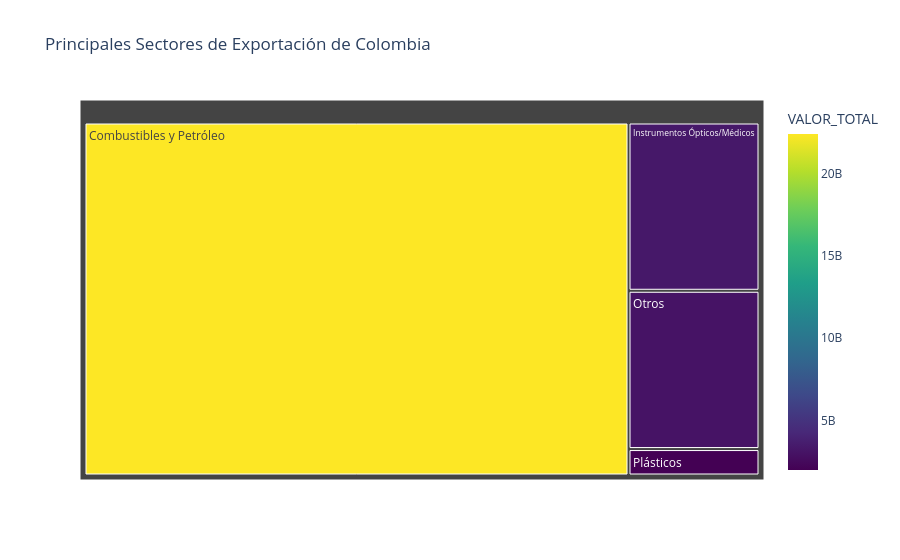
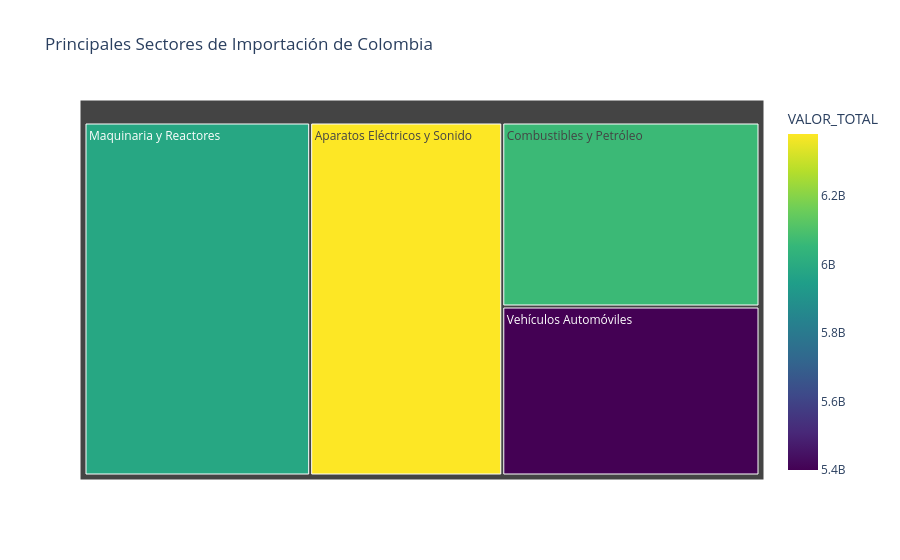

Notebook code cell kept with these figures, in order:
### Code cell
# Diccionario Básico de Capítulos (Para que se entienda el gráfico)
mapa_sectores_arancel = {
    # SECCIÓN I: Animales y sus productos
    "01": "Animales Vivos", "02": "Carnes", "03": "Pescados y Mariscos", "04": "Lácteos y Huevos", "05": "Otros Prod. Animales",
    
    # SECCIÓN II: Vegetales y Frutos (CLAVE COLOMBIA)
    "06": "Plantas y Flores", "07": "Hortalizas", "08": "Frutas y Frutos", "09": "Café, Té y Especias", "10": "Cereales", 
    "11": "Molinería", "12": "Semillas Oleaginosas", "13": "Gomas y Resinas", "14": "Materias Trenzables",
    
    # SECCIÓN III y IV: Grasas y Alimentos Procesados
    "15": "Grasas y Aceites", "16": "Prep. de Carne/Pescado", "17": "Azúcares", "18": "Cacao", "19": "Prep. Cereales/Harina",
    "20": "Prep. Legumbres/Frutas", "21": "Prep. Alimenticias Diversas", "22": "Bebidas y Alcohol", "23": "Alimento Animal", "24": "Tabaco",
    
    # SECCIÓN V: Minerales (EL MOTOR DE EXPORTACIÓN)
    "25": "Sal, Azufre y Tierras", "26": "Minerales Metalíferos", "27": "Combustibles y Petróleo",
    
    # SECCIÓN VI y VII: Química y Plásticos
    "28": "Química Inorgánica", "29": "Química Orgánica", "30": "Farmacéuticos", "31": "Abonos/Fertilizantes", 
    "32": "Extractos Curtientes/Tintes", "33": "Cosméticos/Perfumería", "34": "Jabones y Ceras", "38": "Prod. Químicos Diversos",
    "39": "Plásticos", "40": "Caucho",
    
    # SECCIÓN VIII a X: Pieles, Madera y Papel
    "41": "Pieles y Cueros", "44": "Madera", "47": "Pasta de Madera", "48": "Papel y Cartón", "49": "Libros y Prensa",
    
    # SECCIÓN XI: Textiles y Confecciones
    "50": "Seda", "51": "Lana", "52": "Algodón", "61": "Prendas de Vestir (Punto)", "62": "Prendas de Vestir (No Punto)", "63": "Otros Textiles",
    
    # SECCIÓN XV a XVII: Metales, Maquinaria y Vehículos (CLAVE IMPORTACIÓN)
    "72": "Fundición de Hierro/Acero", "73": "Manufacturas de Hierro/Acero", "74": "Cobre", "76": "Aluminio",
    "84": "Maquinaria y Reactores", "85": "Aparatos Eléctricos y Sonido", "87": "Vehículos Automóviles", "88": "Aeronaves",
    
    # SECCIÓN XVIII a XXI: Varios
    "90": "Instrumentos Ópticos/Médicos", "94": "Muebles y Luminarias", "95": "Juguetes y Deportes", "96": "Manufacturas Diversas"
}
# Analicemos EXPORTACIONES (¿Qué vende Colombia?)
df_productos_exportaciones = (
    q_expo # Usamos el LazyFrame de Expo
    .with_columns([
        # Extraemos los 2 primeros dígitos de la Posición Arancelaria (POSAR) y el año
        pl.col("POSAR").cast(pl.String).str.slice(0, 2).alias("CAPITULO_COD"),
        pl.col("ANIO").alias("ANIO")
    ])
    .group_by("CAPITULO_COD", "ANIO")
    .agg(pl.col("FOBDOL").sum().alias("VALOR_TOTAL"))
    #quitemos el año de la pandemia para ver una tendencia más clara
    .filter(pl.col("ANIO") != "2020")
    .sort("VALOR_TOTAL", descending=True)
    .limit(15) # Top 15 sectores
    .collect()
)
df_productos_importaciones = (
    q_impo # Usamos el LazyFrame de Impo
    .with_columns([
        # Extraemos los 2 primeros dígitos de la Posición Arancelaria (NABAN)
        pl.col("NABAN").cast(pl.String).str.slice(0, 2).alias("CAPITULO_COD"),
        pl.col("ANIO").alias("ANIO")
    ])
    .group_by("CAPITULO_COD", "ANIO")
    .agg(pl.col("VAFODO").sum().alias("VALOR_TOTAL"))
    #quitemos el año de la pandemia para ver una tendencia más clara
    .filter(pl.col("ANIO") != "2020")
    .sort("VALOR_TOTAL", descending=True)
    .limit(15) # Top 15 sectores
    .collect()
)
# Mapeamos nombres
df_productos_exportaciones = df_productos_exportaciones.with_columns(
    pl.col("CAPITULO_COD").replace_strict(mapa_sectores_arancel, default="Otros").alias("SECTOR")
)
df_productos_importaciones = df_productos_importaciones.with_columns(
    pl.col("CAPITULO_COD").replace_strict(mapa_sectores_arancel, default="Otros").alias("SECTOR")
)
# Visualización: Treemap (Ideal para ver participaciones de mercado)
datos_treemap_expo = df_productos_exportaciones.to_pandas()
datos_treemap_impo = df_productos_importaciones.to_pandas()

fig_expo = viz.graficar_treemap_productos(
    df_productos_exportaciones,
    cat_cols=["SECTOR"],
    value_col="VALOR_TOTAL",
    titulo="Principales Sectores de Exportación de Colombia",
    )
fig_expo.show()
fig_expo.write_image(os.path.join(ruta_imagenes, 'treemap_products_expo.png'),scale=3)
fig_expo.write_html(os.path.join(ruta_imagenes, 'treemap_products_expo.html'))

fig_impo = viz.graficar_treemap_productos(
    df_productos_importaciones,
    cat_cols=["SECTOR"],
    value_col="VALOR_TOTAL",
    titulo="Principales Sectores de Importación de Colombia",
    )
fig_impo.show()
fig_impo.write_image(os.path.join(ruta_imagenes, 'treemap_products_impo.png'),scale=3)
fig_impo.write_html(os.path.join(ruta_imagenes, 'treemap_products_impo.html'))

### Figure 1 — Plotly figure (JSON) as saved in the notebook; plotly's stock layout.template omitted (floating-point values rounded to 4 significant figures)
{"data": [{"branchvalues": "total", "customdata": [[22410000000.0], [3320000000.0], [3073000000.0], [2000000000.0]], "domain": {"x": [0, 1], "y": [0, 1]}, "hovertemplate": "labels=%{label}<br>VALOR_TOTAL_sum=%{value}<br>parent=%{parent}<br>id=%{id}<br>VALOR_TOTAL=%{color}<extra></extra>", "ids": ["Combustibles y Petróleo", "Instrumentos Ópticos/Médicos", "Otros", "Plásticos"], "labels": ["Combustibles y Petróleo", "Instrumentos Ópticos/Médicos", "Otros", "Plásticos"], "marker": {"coloraxis": "coloraxis", "colors": [22410000000.0, 3320000000.0, 3073000000.0, 2000000000.0]}, "name": "", "parents": ["", "", "", ""], "type": "treemap", "values": [110900000000.0, 12720000000.0, 11970000000.0, 2000000000.0]}], "layout": {"coloraxis": {"colorbar": {"title": {"text": "VALOR_TOTAL"}}, "colorscale": [[0, "#440154"], [0.1111, "#482878"], [0.2222, "#3e4989"], [0.3333, "#31688e"], [0.4444, "#26828e"], [0.5556, "#1f9e89"], [0.6667, "#35b779"], [0.7778, "#6ece58"], [0.8889, "#b5de2b"], [1, "#fde725"]]}, "legend": {"tracegroupgap": 0}, "title": {"text": "Principales Sectores de Exportación de Colombia"}}}

### Figure 2 — Plotly figure (JSON) as saved in the notebook; plotly's stock layout.template omitted (floating-point values rounded to 4 significant figures)
{"data": [{"branchvalues": "total", "customdata": [[5400000000.0], [6381000000.0], [6065000000.0], [5986000000.0]], "domain": {"x": [0, 1], "y": [0, 1]}, "hovertemplate": "labels=%{label}<br>VALOR_TOTAL_sum=%{value}<br>parent=%{parent}<br>id=%{id}<br>VALOR_TOTAL=%{color}<extra></extra>", "ids": ["Vehículos Automóviles", "Aparatos Eléctricos y Sonido", "Combustibles y Petróleo", "Maquinaria y Reactores"], "labels": ["Vehículos Automóviles", "Aparatos Eléctricos y Sonido", "Combustibles y Petróleo", "Maquinaria y Reactores"], "marker": {"coloraxis": "coloraxis", "colors": [5400000000.0, 6381000000.0, 6065000000.0, 5986000000.0]}, "name": "", "parents": ["", "", "", ""], "type": "treemap", "values": [15790000000.0, 24630000000.0, 17190000000.0, 28940000000.0]}], "layout": {"coloraxis": {"colorbar": {"title": {"text": "VALOR_TOTAL"}}, "colorscale": [[0, "#440154"], [0.1111, "#482878"], [0.2222, "#3e4989"], [0.3333, "#31688e"], [0.4444, "#26828e"], [0.5556, "#1f9e89"], [0.6667, "#35b779"], [0.7778, "#6ece58"], [0.8889, "#b5de2b"], [1, "#fde725"]]}, "legend": {"tracegroupgap": 0}, "title": {"text": "Principales Sectores de Importación de Colombia"}}}
